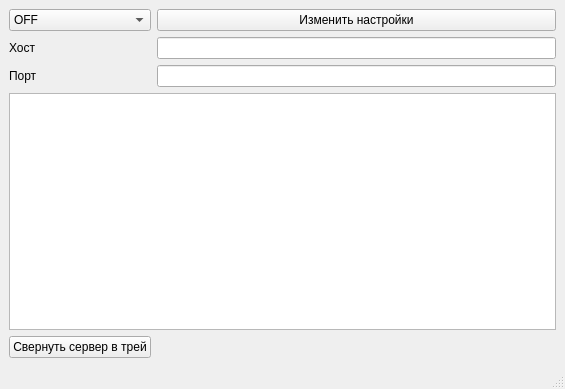
<?xml version="1.0" encoding="UTF-8"?>
<ui version="4.0">
 <class>MainWindow</class>
 <widget class="QMainWindow" name="MainWindow">
  <property name="geometry">
   <rect>
    <x>0</x>
    <y>0</y>
    <width>565</width>
    <height>389</height>
   </rect>
  </property>
  <property name="windowTitle">
   <string>MainWindow</string>
  </property>
  <property name="windowIcon">
   <iconset resource="res.qrc">
    <normaloff>:/images/icon.png</normaloff>:/images/icon.png</iconset>
  </property>
  <widget class="QWidget" name="centralwidget">
   <layout class="QGridLayout" name="gridLayout">
    <item row="1" column="0">
     <widget class="QLabel" name="label_host">
      <property name="text">
       <string>Хост</string>
      </property>
     </widget>
    </item>
    <item row="0" column="1">
     <widget class="QPushButton" name="settings">
      <property name="text">
       <string>Изменить настройки</string>
      </property>
     </widget>
    </item>
    <item row="0" column="0">
     <widget class="QComboBox" name="status">
      <item>
       <property name="text">
        <string>OFF</string>
       </property>
      </item>
      <item>
       <property name="text">
        <string>ON</string>
       </property>
      </item>
     </widget>
    </item>
    <item row="3" column="0" colspan="2">
     <widget class="QTextEdit" name="textEdit">
      <property name="readOnly">
       <bool>true</bool>
      </property>
     </widget>
    </item>
    <item row="2" column="0">
     <widget class="QLabel" name="label_port">
      <property name="text">
       <string>Порт</string>
      </property>
     </widget>
    </item>
    <item row="1" column="1">
     <widget class="QLineEdit" name="host"/>
    </item>
    <item row="2" column="1">
     <widget class="QLineEdit" name="port"/>
    </item>
    <item row="4" column="0">
     <widget class="QPushButton" name="tray">
      <property name="text">
       <string>Свернуть сервер в трей</string>
      </property>
     </widget>
    </item>
   </layout>
  </widget>
  <widget class="QMenuBar" name="menubar">
   <property name="geometry">
    <rect>
     <x>0</x>
     <y>0</y>
     <width>565</width>
     <height>21</height>
    </rect>
   </property>
  </widget>
  <widget class="QStatusBar" name="statusbar"/>
 </widget>
 <resources>
  <include location="res.qrc"/>
 </resources>
 <connections/>
</ui>
